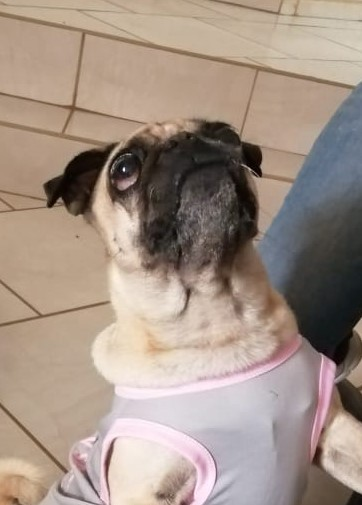
#> input picture Pug.jpeg, 362 x 505 px
$ python E_1.py
#> lines starting #> are read from the running program, lines starting #| are printed output that depends on the picture
#Paredes Márquez Carlos
#Ejercicio_1
#20 08 2021
'''Abre imagen a color'''

import cv2
import numpy as np

im= cv2.imread('Pug.jpeg')
#> im is the input picture: shape (505, 362, 3); mean B, G, R 134, 145.7, 162.6

'''Conviértela a escala de grises'''

R = im[:,:,2]
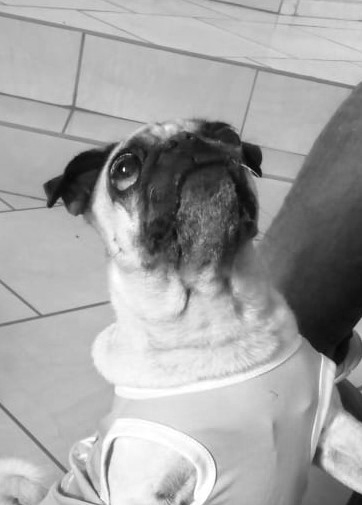
#> R: shape (505, 362); min 5, max 255, mean 162.6
G = im[:,:,1]
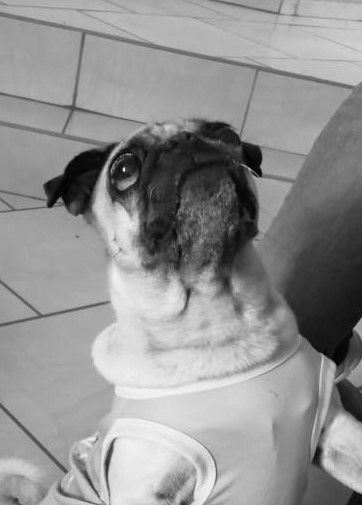
#> G: shape (505, 362); min 0, max 253, mean 145.7
B = im[:,:,0]
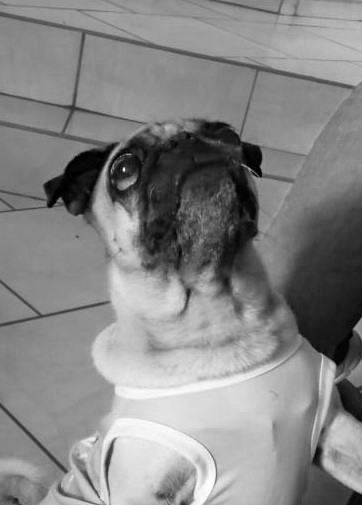
#> B: shape (505, 362); min 0, max 255, mean 134


ig = R*0.299 + G*0.587 + B*0.114
ig= ig.astype(np.uint8)

'''Calcula el negativo de la imagen'''

im_n = 225 - ig
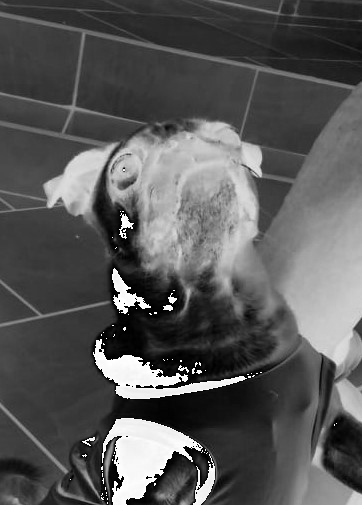
#> im_n: shape (505, 362); min 0, max 255, mean 88.3

'''Compara ambas imagenes'''

cv2.imshow('image', im)
#cv2.imshow('image1', ig) #imagen en escala de grises
cv2.imshow('image2',im_n)
cv2.waitKey(0)
